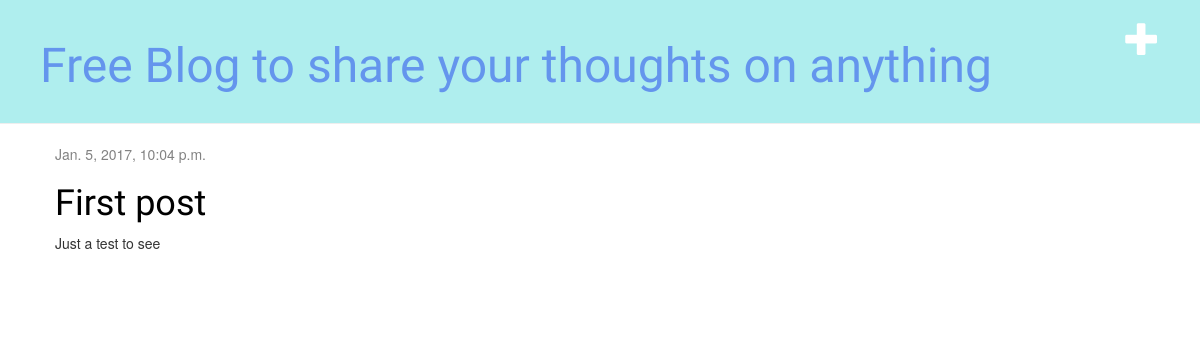
The app's page /, older data.
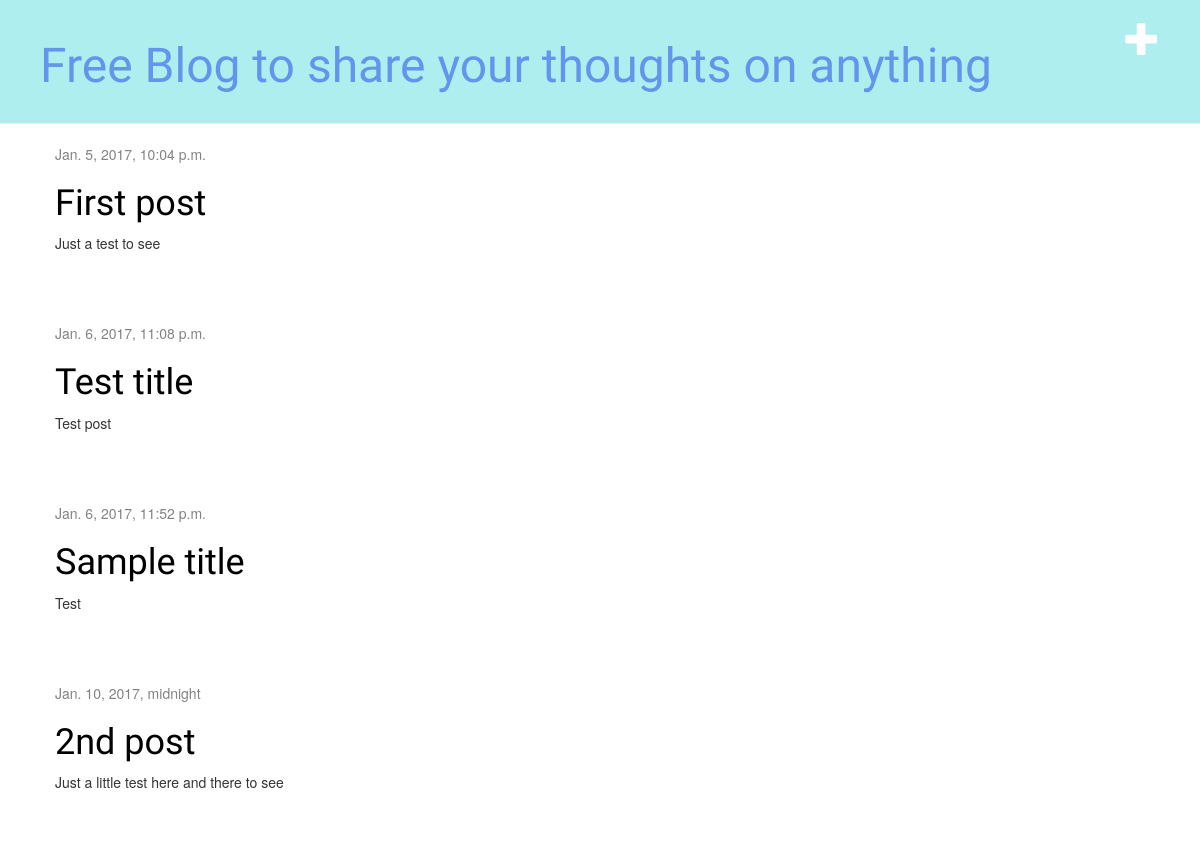
The same page, newer data.
### blog/models.py (models this page shows, shortened)
class Post(models.Model):
    author = models.ForeignKey('auth.User')
    title = models.CharField(max_length=200)
    text = models.TextField()
    created_date = models.DateTimeField(
            default=timezone.now)
    published_date = models.DateTimeField(
            blank=True, null=True)

### blog/views.py (the view)
# urls.py: url(r'^$', views.post_list, name='post_list'),
def post_list(request):
    posts = Post.objects.filter(published_date__lte=timezone.now()).order_by('published_date')
    return render(request, 'blog/post_list.html', {'posts': posts})

### blog/templates/blog/post_list.html
{% extends 'blog/base.html' %}
{% block content %}
    {% for post in posts %}
        <div class="post">
            <div class="date">
                {{ post.published_date }}
            </div>
            <h1><a href="{% url 'post_detail' pk=post.pk %}">{{ post.title }}</a></h1>
            <p>{{ post.text|linebreaksbr }}</p>
        </div>
    {% endfor %}
{% endblock %}

Row changes from the older to the newer data that the page shows:
added Post: published_date "Jan. 6, 2017, 11:08 p.m.", title "Test title", text "Test post"
added Post: published_date "Jan. 6, 2017, 11:52 p.m.", title "Sample title", text "Test"
now on this page (row edited): Post: published_date "Jan. 10, 2017, midnight", title "2nd post", text "Just a little test here and there to see"
